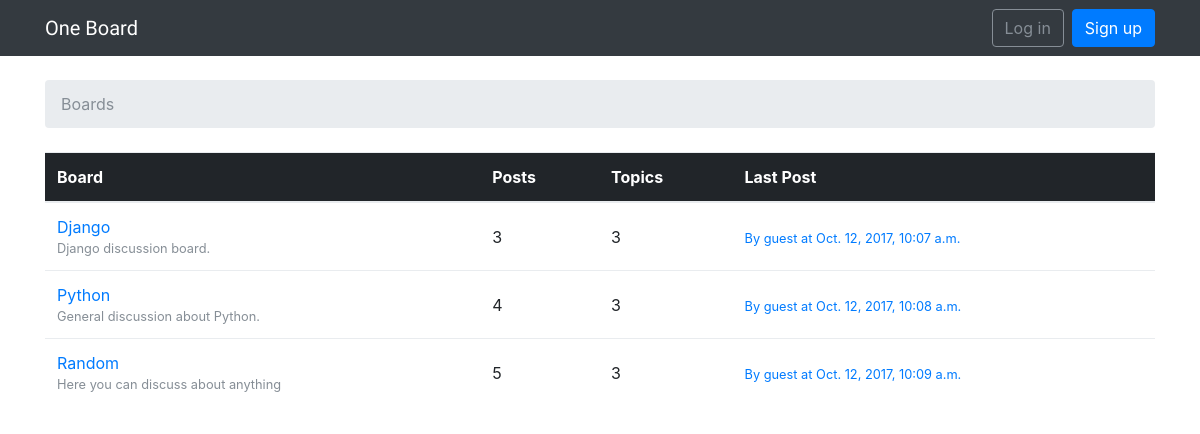
The app's page /, older data.
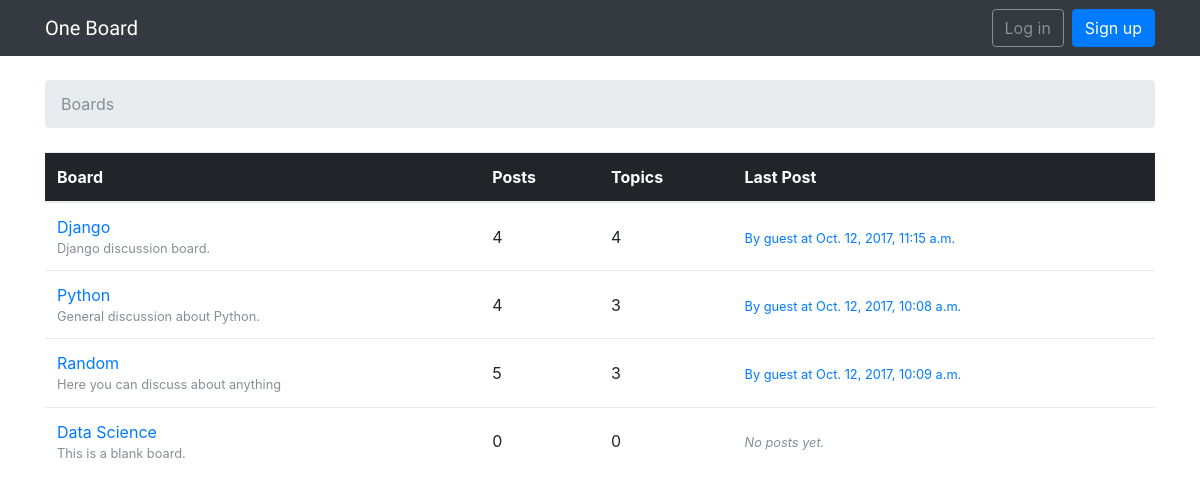
The same page, newer data.
### boards/models.py (models this page shows, shortened)
class Board(models.Model):
    name = models.CharField(max_length=30, unique=True)
    description = models.CharField(max_length=100)
    def get_posts_count(self):
        return Post.objects.filter(topic__board=self).count()
    def get_last_post(self):
        return Post.objects.filter(topic__board=self).order_by('-created_at').first()

class Post(models.Model):
    message = models.TextField(max_length=4000)
    topic = models.ForeignKey(Topic, related_name='posts')
    created_at = models.DateTimeField(auto_now_add=True)
    updated_at = models.DateTimeField(null=True)
    created_by = models.ForeignKey(User, related_name='posts')
    updated_by = models.ForeignKey(User, null=True, related_name='+')

### boards/views.py (the view)
# urls.py: 2. Add a URL to urlpatterns:  url(r'^$', views.home, name='home')
def home(request):
    boards = Board.objects.all()
    return render(request, 'home.html', {'boards':boards})

### templates/home.html
{% extends 'base.html' %}
{% block breadcrumb %}
  <li class="breadcrumb-item active">Boards</li>
{% endblock %}
{% block content %}
  <table class="table">
    <thead class="thead-inverse">
      <tr>
        <th>Board</th>
        <th>Posts</th>
        <th>Topics</th>
        <th>Last Post</th>
      </tr>
    </thead>
    <tbody>
      {% for board in boards %}
        <tr>
          <td>
            <a href="{% url 'board_topics' board.pk %}">{{ board.name }}</a>
            <small class="text-muted d-block">{{ board.description }}</small>
          </td>
          <td class="align-middle">
            {{ board.get_posts_count }}
          </td>
          <td class="align-middle">
            {{ board.topics.count }}
          </td>
          <td class="align-middle">
            {% with post=board.get_last_post %}
              {% if post %}
                <small>
                  <a href="{% url 'topic_posts' board.pk post.topic.pk %}">
                    By {{ post.created_by.username }} at {{ post.created_at }}
                  </a>
                </small>
              {% else %}
                <small class="text-muted">
                  <em>No posts yet.</em>
                </small>
              {% endif %}
            {% endwith %}
          </td>
        </tr>
      {% endfor %}
    </tbody>
  </table>
{% endblock %}

Row changes from the older to the newer data that the page shows:
computed for Board "Django": get_posts_count "3" → "4"; topics.count "3" → "4"; get_last_post.created_at "Oct. 12, 2017, 10:07 a.m." → "Oct. 12, 2017, 11:15 a.m."
added Board: name "Data Science", description "This is a blank board.", get_posts_count "0", topics.count "0", shows "No posts yet."
